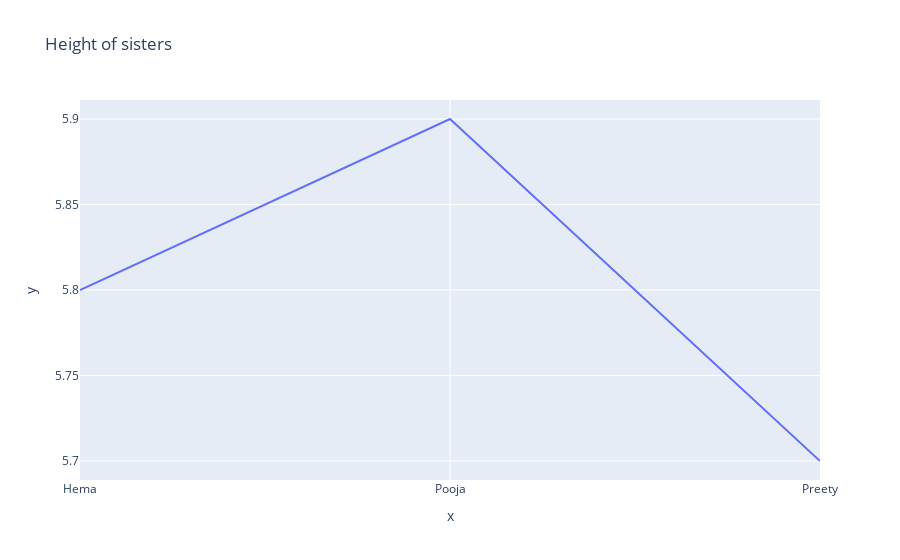

Notebook source saved alongside this figure:
### Code cell
px.line(x=names, y=heights, title='Height of sisters')

### Figure 1 — Plotly figure (JSON) as saved in the notebook; plotly's stock layout.template omitted (floating-point values rounded to 4 significant figures)
{"data": [{"hovertemplate": "x=%{x}<br>y=%{y}<extra></extra>", "legendgroup": "", "line": {"color": "#636efa", "dash": "solid"}, "marker": {"symbol": "circle"}, "mode": "lines", "name": "", "orientation": "v", "showlegend": false, "type": "scatter", "x": ["Hema", "Pooja", "Preety"], "xaxis": "x", "y": [5.8, 5.9, 5.7], "yaxis": "y"}], "layout": {"legend": {"tracegroupgap": 0}, "title": {"text": "Height of sisters"}, "xaxis": {"anchor": "y", "domain": [0, 1], "title": {"text": "x"}}, "yaxis": {"anchor": "x", "domain": [0, 1], "title": {"text": "y"}}}}
